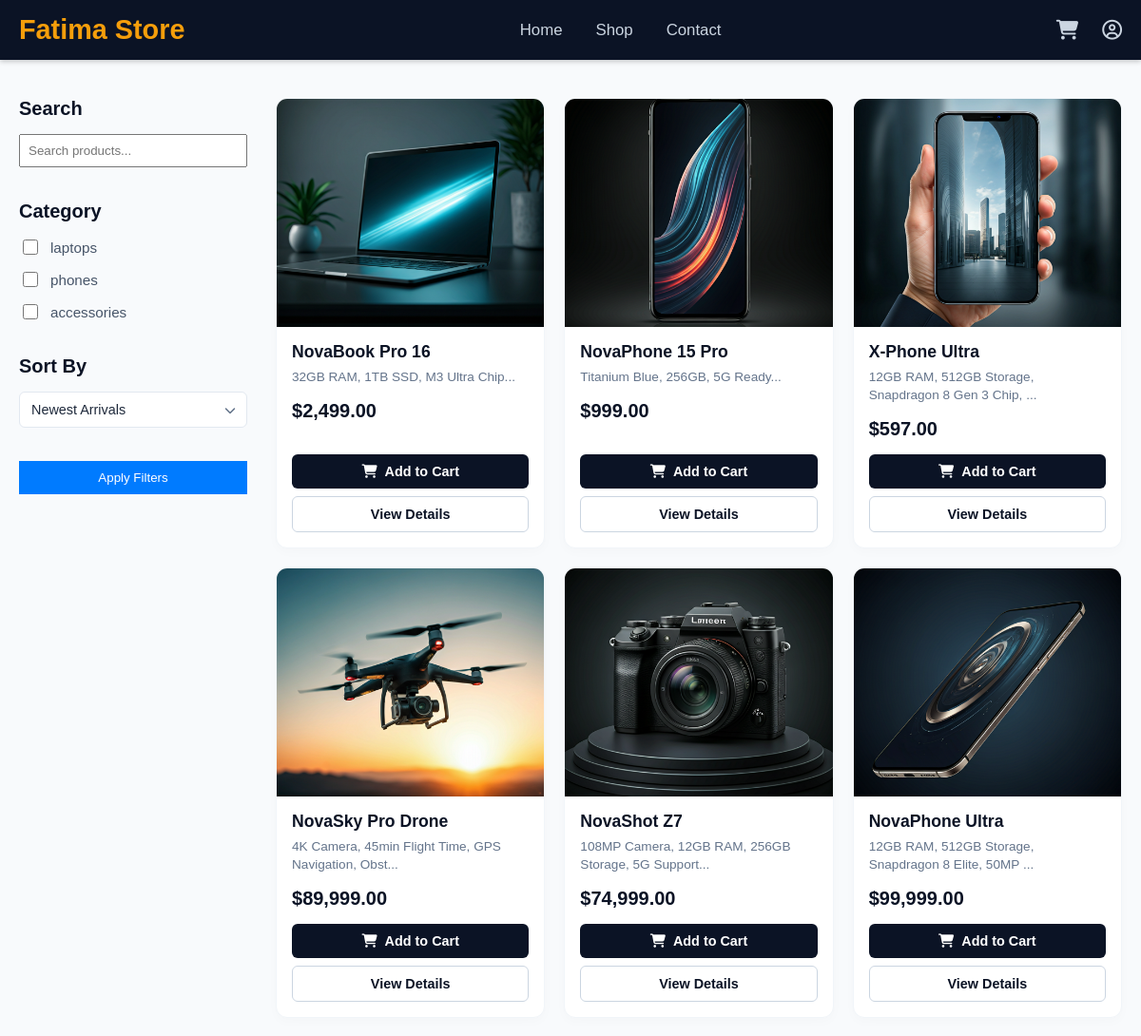
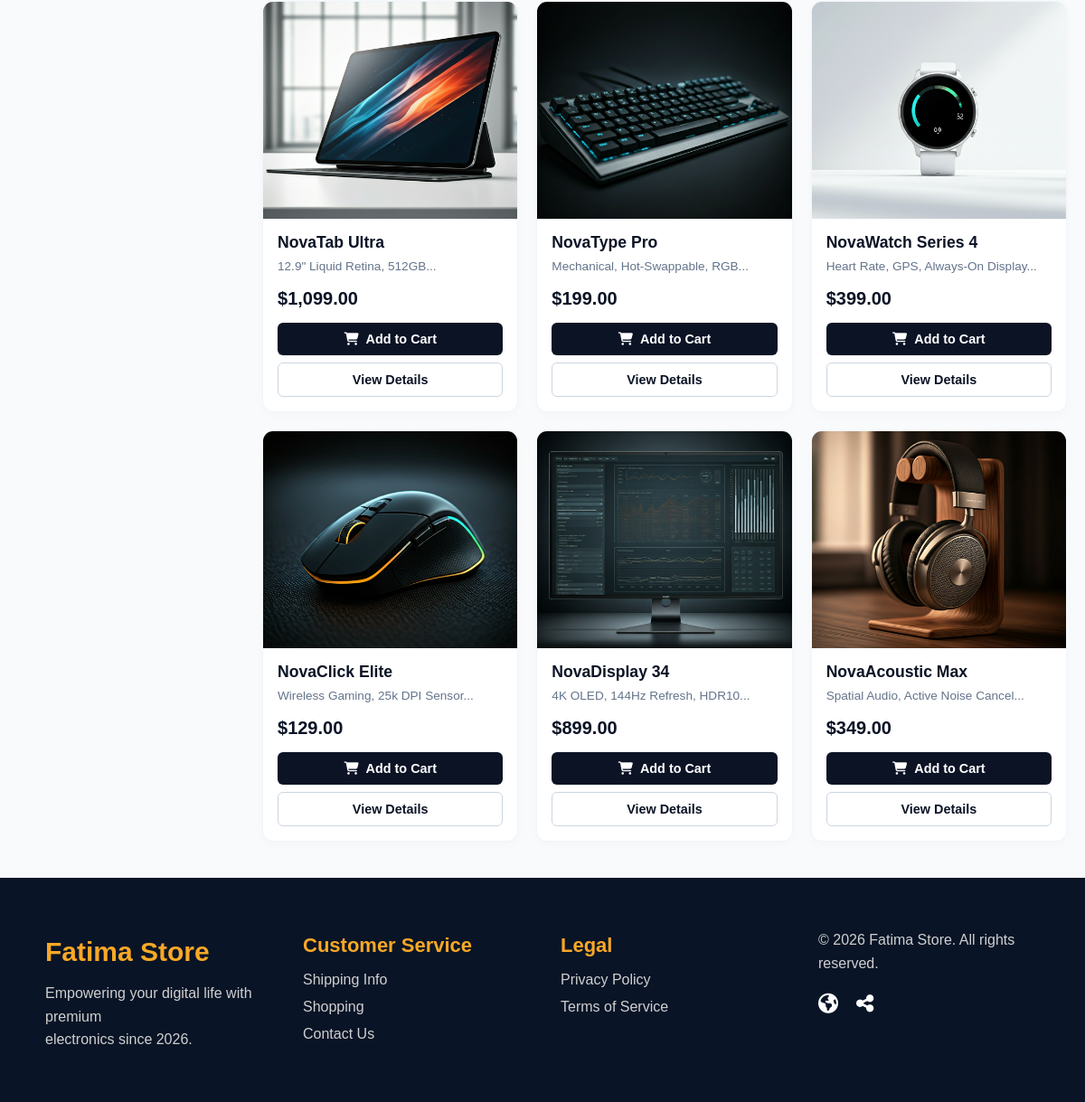
/products.php, run on the app's committed database (2 pictures, top to bottom).
### tables this page shows
CREATE TABLE `categories` (
  `category_id` int(11) NOT NULL,
  `name` varchar(50) NOT NULL,
  `description` text NOT NULL
);

CREATE TABLE `products` (
  `product_id` int(11) NOT NULL,
  `name` varchar(150) NOT NULL,
  `description` text NOT NULL,
  `price` decimal(10,0) NOT NULL,
  `image_url` varchar(255) NOT NULL,
  `stock_quantity` int(11) NOT NULL,
  `category_id` int(11) NOT NULL,
  `created_at` timestamp NOT NULL DEFAULT current_timestamp() ON UPDATE current_timestamp()
);

### products.php (the view, shortened to what this page needs)
<?php
require_once 'config/config.php';
$query = "SELECT products.*, categories.name as category_name FROM products LEFT JOIN categories ON products.category_id = categories.category_id WHERE 1=1";
$params = [];
$sort = $_GET['sort'] ?? 'newest';
if ($sort === 'price_low') {
    $query .= " ORDER BY price ASC";
} elseif ($sort === 'price_high') {
    $query .= " ORDER BY price DESC";
} else {
    $query .= " ORDER BY created_at DESC";
}
$stmt = $pdo->prepare($query);
$stmt->execute($params);
$products = $stmt->fetchAll();
$cat_stmt = $pdo->query("SELECT * FROM categories");
$categories = $cat_stmt->fetchAll();
?>
<!DOCTYPE html>
<html lang="en">
<head>
    <link rel="stylesheet" href="css/header.css">
    <link rel="stylesheet" href="css/index.css">
    <link rel="stylesheet" href="css/style.css">
    <link rel="stylesheet" href="css/products.css">
    <link rel="stylesheet" href="https://cdnjs.cloudflare.com/ajax/libs/font-awesome/6.4.0/css/all.min.css">
</head>
<body>
    <?php include 'includes/header.php'; ?>
    <div class="shop-page-container">
        <aside class="shop-sidebar">
            <form action="products.php" method="GET">
                <div class="filter-section">
                    <h3>Search</h3>
                    <input type="text" name="search" placeholder="Search products..." value="<?php echo htmlspecialchars($_GET['search'] ?? ''); ?>" style="width:100%; padding:8px;">
                </div>
                <div class="filter-section">
                    <h3>Category</h3>
                    <?php foreach ($categories as $cat): ?>
                        <label class="filter-checkbox">
                            <input type="checkbox" name="category[]" value="<?= $cat['category_id'] ?>" <?php echo (isset($_GET['category']) && in_array($cat['category_id'], $_GET['category'])) ? 'checked' : ''; ?>>
                            <span><?= htmlspecialchars($cat['name']) ?></span>
                        </label>
                    <?php endforeach; ?>
                </div>
                <div class="filter-section">
                    <h3>Sort By</h3>
                    <div class="custom-select-wrapper">
                        <select class="filter-select" name="sort" onchange="this.form.submit()">
                            <option value="newest" <?php echo $sort === 'newest' ? 'selected' : ''; ?>>Newest Arrivals</option>
                        </select>
                    </div>
                </div>
                <button type="submit" style="width:100%; padding:10px; background:#007bff; color:white; border:none; cursor:pointer;">Apply Filters</button>
            </form>
        </aside>
        <main class="shop-products-area">
            <div class="shop-catalog-grid">
                <?php if (count($products) > 0): ?>
                    <?php foreach ($products as $row): ?>
                        <div class="catalog-card">
                            <div class="catalog-img-box">
                                <img src="images/<?= htmlspecialchars($row['image_url']); ?>" alt="<?= htmlspecialchars($row['name']); ?>">
                            </div>
                            <div class="catalog-info">
                                <h3><?= htmlspecialchars($row['name']); ?></h3>
                                <p class="catalog-specs"><?= htmlspecialchars(substr($row['description'], 0, 50)); ?>...</p>
                                <div class="catalog-price-row">
                                    <span class="current-price">$<?= htmlspecialchars(number_format($row['price'], 2)); ?></span>
                                </div>
                                <div class="catalog-actions">
                                    <form action="add_to_cart.php" method="POST" style="display:inline;">
                                        <button type="submit" class="btn-cart-submit"><i class="fa-solid fa-cart-shopping"></i> Add to Cart</button>
                                    </form>
                                    <a href="product_detail.php?id=<?= $row['product_id'] ?>" class="btn-details-link" style="text-decoration:none; display:inline-block; text-align:center;">View Details</a>
                                </div>
                            </div>
                        </div>
                    <?php endforeach; ?>
                <?php else: ?>
                    <p style='grid-column: 1 / -1; text-align: center; color: #64748b;'>No products available.</p>
                <?php endif; ?>
            </div>
        </main>
    </div>
    <?php include 'includes/footer.php'; ?>
</body>
</html>

### css/index.css (style rules this page uses)
body { background-color: #f8fafc; margin: 0; padding: 0; font-family: Arial, sans-serif; }

### css/style.css (style rules this page uses)
html, body { height: 100%; overflow-x: hidden; }
*, *::before, *::after { box-sizing: border-box; }
body { display: flex; flex-direction: column; min-height: 100vh; margin: 0; padding: 0; }

### css/products.css (style rules this page uses)
body { background-color: #f8fafc; margin: 0; padding: 0; font-family: Arial, sans-serif; color: #0b1325; }
.shop-page-container { display: flex; max-width: 1400px; margin: 40px auto; padding: 0 20px; gap: 30px; }
.shop-sidebar { width: 240px; flex-shrink: 0; }
.filter-section { margin-bottom: 35px; }
.filter-section h3 { font-size: 20px; font-weight: bold; margin: 0 0 15px 0; color: #0b1325; }
.filter-checkbox { display: flex; align-items: center; gap: 10px; margin-bottom: 12px; cursor: pointer; font-size: 0.95em; color: #475569; }
.filter-checkbox input[type="checkbox"] { width: 16px; height: 16px; accent-color: #0b1325; cursor: pointer; }
.custom-select-wrapper { position: relative; width: 100%; }
.filter-select { width: 100%; padding: 10px 12px; font-size: 0.9em; color: #1e293b; background-color: #ffffff; border: 1px solid #e2e8f0; border-radius: 6px; appearance: none; cursor: pointer; }
.custom-select-wrapper::after { content: '\f078'; font-family: 'Font Awesome 6 Free'; font-weight: 900; position: absolute; right: 12px; top: 50%; transform: translateY(-50%); font-size: 0.75em; color: #64748b; pointer-events: none; }
.shop-products-area { flex-grow: 1; }
.shop-catalog-grid { display: grid; grid-template-columns: repeat(4, 1fr); gap: 20px; }
.catalog-card { background-color: #ffffff; border-radius: 12px; box-shadow: 0 4px 12px rgba(0, 0, 0, 0.02); overflow: hidden; display: flex; flex-direction: column; border: 1px solid #f1f5f9; }
.catalog-img-box { position: relative; height: 240px; width: 100%; overflow: hidden; background-color: #fafafa; }
.catalog-img-box img { width: 100%; height: 100%; object-fit: cover; transition: transform 0.4s ease; }
.catalog-info { padding: 16px; display: flex; flex-direction: column; flex-grow: 1; }
.catalog-info h3 { font-size: 1.1em; margin: 0 0 6px 0; color: #0b1325; font-weight: bold; }
.catalog-specs { font-size: 0.85em; color: #64748b; margin: 0 0 15px 0; line-height: 1.4; }
.catalog-price-row { margin-bottom: 15px; display: flex; align-items: center; gap: 8px; }
.current-price { font-size: 1.25em; font-weight: bold; color: #0b1325; }
.catalog-actions { display: flex; flex-direction: column; gap: 8px; margin-top: auto; }
.btn-cart-submit { background-color: #0b1325; color: #ffffff; border: none; padding: 10px; font-size: 0.9em; font-weight: bold; border-radius: 6px; cursor: pointer; display: flex; align-items: center; justify-content: center; gap: 8px; transition: background-color 0.2s ease; width: 100%; }
.btn-details-link { background-color: #ffffff; color: #0b1325; border: 1px solid #cbd5e1; padding: 10px; font-size: 0.9em; font-weight: bold; border-radius: 6px; cursor: pointer; transition: background-color 0.2s ease, border-color 0.2s ease; }
@media (max-width: 1200px) { .shop-catalog-grid { grid-template-columns: repeat(3, 1fr); } }

### data on the page
categories: name "laptops"
categories: name "phones"
categories: name "accessories"
products: image_url+name (picture), name "NovaBook Pro 16", description "32GB RAM, 1TB SSD, M3 Ultra Chip", price "2,499.00"
products: image_url+name (picture), name "NovaPhone 15 Pro", description "Titanium Blue, 256GB, 5G Ready", price "999.00"
products: image_url+name (picture), name "X-Phone Ultra", description "12GB RAM, 512GB Storage, Snapdragon 8 Gen 3 Chip,", price "597.00"
products: image_url+name (picture), name "NovaSky Pro Drone", description "4K Camera, 45min Flight Time, GPS Navigation, Obst", price "89,999.00"
products: image_url+name (picture), name "NovaShot Z7", description "108MP Camera, 12GB RAM, 256GB Storage, 5G Support", price "74,999.00"
products: image_url+name (picture), name "NovaPhone Ultra", description "12GB RAM, 512GB Storage, Snapdragon 8 Elite, 50MP", price "99,999.00"
products: image_url+name (picture), name "NovaTab Ultra", description "12.9\" Liquid Retina, 512GB", price "1,099.00"
products: image_url+name (picture), name "NovaType Pro", description "Mechanical, Hot-Swappable, RGB", price "199.00"
products: image_url+name (picture), name "NovaWatch Series 4", description "Heart Rate, GPS, Always-On Display", price "399.00"
products: image_url+name (picture), name "NovaClick Elite", description "Wireless Gaming, 25k DPI Sensor", price "129.00"
products: image_url+name (picture), name "NovaDisplay 34", description "4K OLED, 144Hz Refresh, HDR10", price "899.00"
products: image_url+name (picture), name "NovaAcoustic Max", description "Spatial Audio, Active Noise Cancel", price "349.00"
